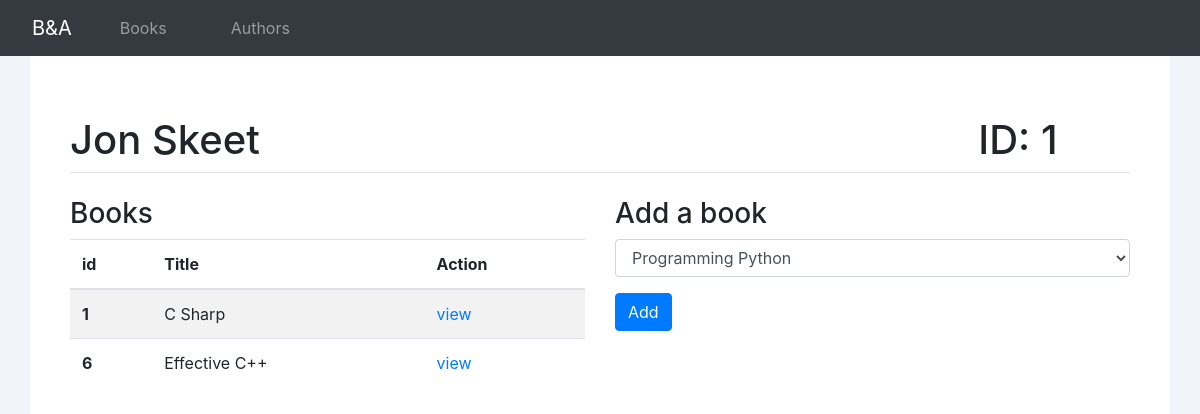
Screenshot of /authors/1 with the database file from the repository.
### books_authors_app/models.py (models this page shows, shortened)
class Author(models.Model):
    first_name = models.CharField(max_length=45)
    last_name = models.TextField()
    books = models.ManyToManyField(Book, related_name="authors")
    created_at = models.DateTimeField(auto_now_add=True)
    updated_at = models.DateTimeField(auto_now=True)

class Book(models.Model):
    title = models.CharField(max_length=255)
    description = models.TextField()
    created_at = models.DateTimeField(auto_now_add=True)
    updated_at = models.DateTimeField(auto_now=True)

### books_authors_app/views.py (the view)
# urls.py: path('authors/<int:id>', views.view_author),
def view_author(request,id):
    current_author = Author.objects.get(id = id)
    context = {
        "author": Author.objects.get(id = id),
        "books": Book.objects.exclude(authors = current_author)
    }
    return render(request, "view-author.html",context)

### books_authors_app/templates/view-author.html (shortened to what this page needs)
<!DOCTYPE html>
<html lang="en">
<head>
    <link rel="stylesheet" href="https://stackpath.bootstrapcdn.com/bootstrap/4.5.2/css/bootstrap.min.css">
</head>
<body>
    <nav class="navbar navbar-expand-sm navbar-dark bg-dark">
        <p class="navbar-brand" >B&A</p>
        <div class="collapse navbar-collapse" id="collapsibleNavId">
            <ul class="navbar-nav mr-auto">
                <li class="nav-item">
                  <a class="nav-link" href="/books">Books</a>
                </li>
                <li class="nav-item">
                    <a class="nav-link " href="/authors">Authors</a>
                </li>
            </ul>
        </div>
    </nav>
    <div class="container">
        <div class="row justify-content-between">
            <div class="col-6">
                <h1>{{author.first_name}} {{author.last_name}}</h1>
            </div>
            <div class="col-2">
                <h1>ID: {{author.id}}</h1>
            </div>
        </div>
        <hr>
        <div class="row mt-4">
            <div class="col-6">
                <h3>Books</h3>
                <table class="table table-striped">
                    <thead>
                      <tr>
                        <th scope="col">id</th>
                        <th scope="col">Title</th>
                        <th scope="col">Action</th>
                      </tr>
                    </thead>
                    <tbody>
                        {% for book in author.books.all %}
                        <tr>
                            <th scope="row">{{book.id}}</th>
                            <td>{{book.title}}</td>
                            <td><a href="/books/{{book.id}}">view</a></td>
                        </tr>
                        {%endfor%}
                    </tbody>
                  </table>
            </div>
            <div class = "col-6">
                <form action="/add-author-to-book" method = "post">
                    <div class="form-group">
                        <h3>Add a book</h4>
                        <select class="form-control" name = "book-title">
                            {%for book in books%}
                            <option >{{book.title}}</option>
                            {%endfor%}
                        </select>
                    </div>
                    <button type="submit" class="btn btn-primary">Add</button>
                </form>
            </div>
        </div>
    </div>
</body>
</html>

### books_authors_app/templates/view-author.html (style rules this page uses)
.navbar p { margin:0px; padding-left: 1rem; padding-right: 1rem; }
.nav-item { padding-left: 1.5rem; padding-right: 1.5rem; }
body { background-color: #F1F4F8 }
hr { margin-top:0px; }
.container { background-color:white; height: calc(100vh - 60px); padding: 60px 40px; }

### rows the page displays
Author: first_name "Jon", last_name "Skeet", id "1"
Book: id "1", title "C Sharp"
Book: id "6", title "Effective C++"

### other values shown
form field book-title "Programming Python"
